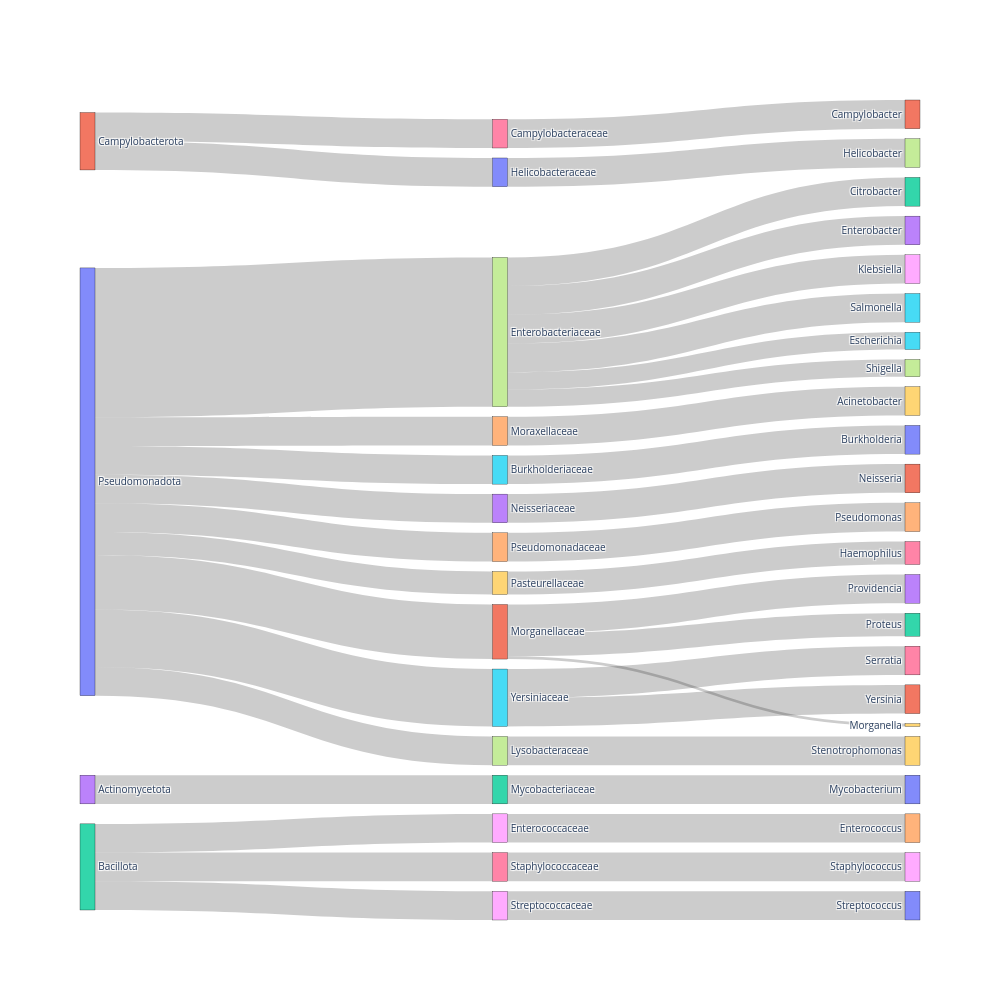

Notebook code cell kept with this figure:
### Code cell
from utils.util import build_taxonomy_sankey

# Example usage:
# df_samples has columns: species, genus, family, order, phylum, and one row per gene/sample
fig = build_taxonomy_sankey(who_rki_species,
                            title=None,
                            levels=['phylum','family', 'genus'],
                            weight_col=None)  # or 'n_positive' if pre-aggregated
fig.show()

### Figure 1 — Plotly figure (JSON) as saved in the notebook; plotly's stock layout.template omitted (floating-point values rounded to 4 significant figures)
{"data": [{"arrangement": "snap", "link": {"source": [3, 2, 2, 2, 1, 1, 0, 0, 0, 0, 0, 0, 0, 0, 0, 5, 6, 7, 7, 7, 7, 7, 7, 8, 10, 17, 4, 11, 11, 11, 12, 13, 9, 14, 16, 18, 15, 15], "target": [12, 8, 16, 18, 6, 10, 5, 7, 17, 4, 11, 13, 9, 14, 15, 20, 21, 22, 23, 25, 28, 35, 37, 24, 27, 39, 19, 29, 32, 33, 30, 31, 26, 34, 38, 40, 36, 41], "value": [10, 10, 10, 10, 10, 10, 10, 52, 10, 10, 19, 10, 8, 10, 20, 10, 10, 10, 10, 6, 10, 10, 6, 10, 10, 10, 10, 1, 8, 10, 10, 10, 8, 10, 10, 10, 10, 10]}, "node": {"label": ["Pseudomonadota", "Campylobacterota", "Bacillota", "Actinomycetota", "Moraxellaceae", "Burkholderiaceae", "Campylobacteraceae", "Enterobacteriaceae", "Enterococcaceae", "Pasteurellaceae", "Helicobacteraceae", "Morganellaceae", "Mycobacteriaceae", "Neisseriaceae", "Pseudomonadaceae", "Yersiniaceae", "Staphylococcaceae", "Lysobacteraceae", "Streptococcaceae", "Acinetobacter", "Burkholderia", "Campylobacter", "Citrobacter", "Enterobacter", "Enterococcus", "Escherichia", "Haemophilus", "Helicobacter", "Klebsiella", "Morganella", "Mycobacterium", "Neisseria", "Proteus", "Providencia", "Pseudomonas", "Salmonella", "Serratia", "Shigella", "Staphylococcus", "Stenotrophomonas", "Streptococcus", "Yersinia"], "line": {"color": "black", "width": 0.3}, "pad": 10, "thickness": 15}, "type": "sankey"}], "layout": {"font": {"size": 10}, "height": 1000, "width": 1000}}
